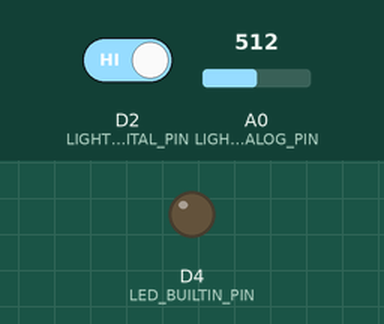
The sketch below on a simulated ESP8266 (NodeMCU). Parts: output pins drawn as LEDs (lit = HIGH). The inputs (shaded band) are chosen by the test bench; at power-on: D2 (LIGHT_DIGITAL_PIN) HIGH, A0 (LIGHT_ANALOG_PIN) = 512. What the sketch prints to the serial monitor is not drawn.

Above: at 2.2 s.
2.3 s: D2 (LIGHT_DIGITAL_PIN) driven LOW
At 3.7 s:
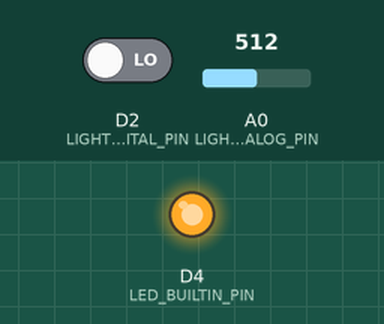
10.0 s: D2 (LIGHT_DIGITAL_PIN) driven HIGH
At 10.6 s:
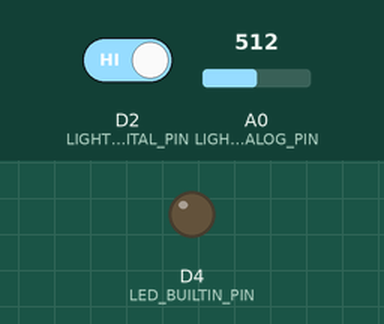
Timing chart, 0 to 12.9 s (numbered marks = the images above; inputs shaded):
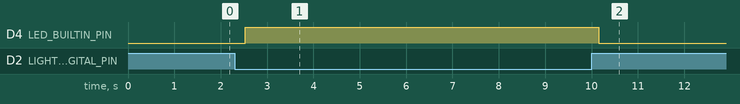

The sketch:

Analog_Light_Sensor_Module.ino
```cpp
/*
 * Analog Light Sensor Module Test (Photoresistor / LDR)
 * Board: NUCLEO-F103RB (STM32F103RB)
 * Arduino IDE with STM32duino
 *
 * 연결:
 *   VCC -> 3.3V or 5V
 *   GND -> GND
 *   DO  -> D2 (PA10) - Digital Output (threshold)
 *   AO  -> A0 (PA0) - Analog Output (light level)
 */

// Pin Definitions
#define LIGHT_DIGITAL_PIN   D2      // Digital output pin (threshold)
#define LIGHT_ANALOG_PIN    A0      // Analog output pin
#define LED_BUILTIN_PIN     LED_BUILTIN  // Onboard LED (PA5)

// Constants
#define ADC_RESOLUTION      4095    // 12-bit ADC
#define V_REF               3.3     // Reference voltage

// Light level thresholds (adjust based on your environment)
#define DARK_THRESHOLD      500     // Below this = Dark
#define DIM_THRESHOLD       1500    // Below this = Dim
#define NORMAL_THRESHOLD    2500    // Below this = Normal
#define BRIGHT_THRESHOLD    3500    // Below this = Bright, above = Very Bright

// Variables
int digitalValue = 0;
int analogValue = 0;
int lightPercentage = 0;
bool isDark = false;
String lightLevel = "";

// Moving average filter
#define SAMPLE_COUNT 10
int samples[SAMPLE_COUNT];
int sampleIndex = 0;
long sampleSum = 0;
bool samplesInitialized = false;

void setup() {
    // Initialize Serial Communication
    Serial.begin(115200);
    while (!Serial) {
        ; // Wait for serial port to connect
    }

    // Pin Mode Configuration
    pinMode(LIGHT_DIGITAL_PIN, INPUT);
    pinMode(LIGHT_ANALOG_PIN, INPUT);
    pinMode(LED_BUILTIN_PIN, OUTPUT);

    // Initialize sample array
    initializeSamples();

    Serial.println("================================");
    Serial.println("Analog Light Sensor Module Test");
    Serial.println("Board: NUCLEO-F103RB");
    Serial.println("================================");
    Serial.println();
    delay(1000);
}

void loop() {
    // Read Digital Value (threshold detection)
    digitalValue = digitalRead(LIGHT_DIGITAL_PIN);

    // Read Analog Value with averaging
    analogValue = getFilteredAnalogValue();

    // Calculate light percentage
    lightPercentage = map(analogValue, 0, ADC_RESOLUTION, 0, 100);

    // Determine light level category
    lightLevel = getLightLevelString(analogValue);

    // Determine dark status from digital pin
    isDark = (digitalValue == LOW);

    // LED indication (on when dark)
    digitalWrite(LED_BUILTIN_PIN, isDark ? HIGH : LOW);

    // Print sensor values
    printSensorData();

    // Print light level bar
    printLightBar(lightPercentage);

    delay(300);
}

/*
 * Initialize samples array with current readings
 */
void initializeSamples() {
    int initialValue = analogRead(LIGHT_ANALOG_PIN);
    for (int i = 0; i < SAMPLE_COUNT; i++) {
        samples[i] = initialValue;
    }
    sampleSum = initialValue * SAMPLE_COUNT;
    samplesInitialized = true;
}

/*
 * Get filtered analog value using moving average
 */
int getFilteredAnalogValue() {
    // Remove old sample from sum
    sampleSum -= samples[sampleIndex];

    // Read new sample
    samples[sampleIndex] = analogRead(LIGHT_ANALOG_PIN);

    // Add new sample to sum
    sampleSum += samples[sampleIndex];

    // Move to next index
    sampleIndex = (sampleIndex + 1) % SAMPLE_COUNT;

    // Return average
    return sampleSum / SAMPLE_COUNT;
}

/*
 * Get light level as string
 */
String getLightLevelString(int value) {
    if (value < DARK_THRESHOLD) {
        return "Dark";
    } else if (value < DIM_THRESHOLD) {
        return "Dim";
    } else if (value < NORMAL_THRESHOLD) {
        return "Normal";
    } else if (value < BRIGHT_THRESHOLD) {
        return "Bright";
    } else {
        return "Very Bright";
    }
}

/*
 * Print sensor data to serial
 */
void printSensorData() {
    Serial.print("ADC: ");
    Serial.print(analogValue);
    Serial.print(" | Light: ");
    Serial.print(lightPercentage);
    Serial.print("% | Level: ");
    Serial.print(lightLevel);
    Serial.print(" | Digital: ");
    Serial.println(isDark ? "DARK" : "LIGHT");
}

/*
 * Print visual light bar
 */
void printLightBar(int percentage) {
    Serial.print("[");
    int bars = percentage / 5; // 20 characters max
    for (int i = 0; i < 20; i++) {
        if (i < bars) {
            Serial.print("█");
        } else {
            Serial.print("░");
        }
    }
    Serial.print("] ");
    Serial.print(percentage);
    Serial.println("%");
    Serial.println();
}

/*
 * Get voltage from analog reading
 */
float getVoltage() {
    return (analogValue * V_REF) / ADC_RESOLUTION;
}

/*
 * Get raw analog reading
 */
int getRawAnalogValue() {
    return analogRead(LIGHT_ANALOG_PIN);
}

/*
 * Check if environment is dark
 */
bool isEnvironmentDark() {
    return digitalRead(LIGHT_DIGITAL_PIN) == LOW;
}

/*
 * Get light level as integer (0-4)
 * 0 = Dark, 1 = Dim, 2 = Normal, 3 = Bright, 4 = Very Bright
 */
int getLightLevelInt() {
    int value = getFilteredAnalogValue();
    if (value < DARK_THRESHOLD) return 0;
    if (value < DIM_THRESHOLD) return 1;
    if (value < NORMAL_THRESHOLD) return 2;
    if (value < BRIGHT_THRESHOLD) return 3;
    return 4;
}
```

Measured:
- after the input at 2.3 s, D4 (LED_BUILTIN_PIN): LOW → HIGH after 0.23 s
- after the input at 10.0 s, D4 (LED_BUILTIN_PIN): HIGH → LOW after 0.16 s
